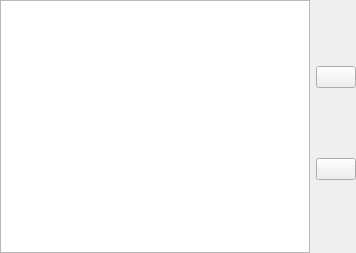
<?xml version="1.0" encoding="UTF-8"?>
<ui version="4.0">
 <class>QgsModelInputReorderWidgetBase</class>
 <widget class="QWidget" name="QgsModelInputReorderWidgetBase">
  <property name="geometry">
   <rect>
    <x>0</x>
    <y>0</y>
    <width>356</width>
    <height>253</height>
   </rect>
  </property>
  <property name="windowTitle">
   <string notr="true">Form</string>
  </property>
  <layout class="QGridLayout" name="gridLayout_2">
   <property name="leftMargin">
    <number>0</number>
   </property>
   <property name="topMargin">
    <number>0</number>
   </property>
   <property name="rightMargin">
    <number>0</number>
   </property>
   <property name="bottomMargin">
    <number>0</number>
   </property>
   <item row="1" column="0">
    <layout class="QHBoxLayout" name="horizontalLayout">
     <item>
      <widget class="QListView" name="mInputsList">
       <property name="editTriggers">
        <set>QAbstractItemView::NoEditTriggers</set>
       </property>
      </widget>
     </item>
     <item>
      <layout class="QVBoxLayout" name="pushBtnBox_2">
       <property name="spacing">
        <number>4</number>
       </property>
       <item>
        <widget class="QPushButton" name="mButtonUp">
         <property name="maximumSize">
          <size>
           <width>50</width>
           <height>16777215</height>
          </size>
         </property>
         <property name="toolTip">
          <string>Move up</string>
         </property>
         <property name="icon">
          <iconset resource="../../../images/images.qrc">
           <normaloff>:/images/themes/default/mActionArrowUp.svg</normaloff>:/images/themes/default/mActionArrowUp.svg</iconset>
         </property>
        </widget>
       </item>
       <item>
        <widget class="QPushButton" name="mButtonDown">
         <property name="maximumSize">
          <size>
           <width>50</width>
           <height>16777215</height>
          </size>
         </property>
         <property name="toolTip">
          <string>Move down</string>
         </property>
         <property name="icon">
          <iconset resource="../../../images/images.qrc">
           <normaloff>:/images/themes/default/mActionArrowDown.svg</normaloff>:/images/themes/default/mActionArrowDown.svg</iconset>
         </property>
        </widget>
       </item>
       <item>
        <spacer name="verticalSpacer_2">
         <property name="orientation">
          <enum>Qt::Vertical</enum>
         </property>
        </spacer>
       </item>
      </layout>
     </item>
    </layout>
   </item>
  </layout>
 </widget>
 <resources>
  <include location="../../../images/images.qrc"/>
  <include location="../../../images/images.qrc"/>
  <include location="../../../images/images.qrc"/>
 </resources>
 <connections/>
</ui>
